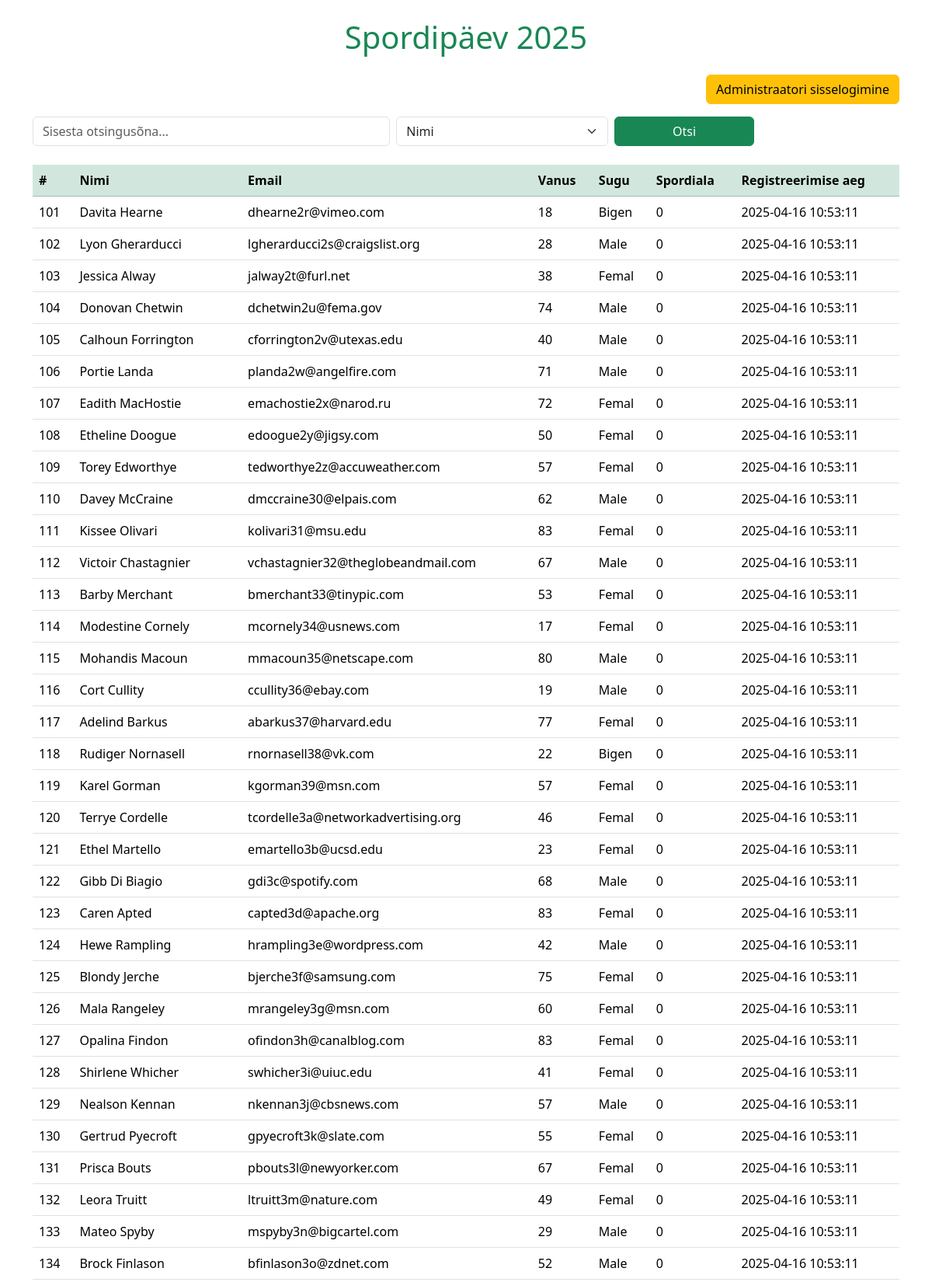
/?page=3 (upper part), run on the app's committed database.
### tables this page shows
CREATE TABLE `sport2025` (
  `id` int(11) NOT NULL,
  `fullname` varchar(50) NOT NULL,
  `email` varchar(50) NOT NULL,
  `age` int(11) NOT NULL,
  `gender` varchar(5) NOT NULL,
  `category` varchar(50) NOT NULL,
  `reg_time` datetime NOT NULL DEFAULT current_timestamp()
);

### index.php (the view, shortened to what this page needs)
<?php include("config.php"); ?>
<!doctype html>
<html lang="et">
<head>
  <link href="https://cdn.jsdelivr.net/npm/bootstrap@5.3.5/dist/css/bootstrap.min.css" rel="stylesheet">
</head>
<body>
  <div class="container py-4">
    <h1 class="mb-4 text-center text-success">Spordipäev 2025</h1>
    <div class="d-flex justify-content-end mb-3">
      <a href="login.php" class="btn btn-warning">Administraatori sisselogimine</a>
    </div>
    <form action="index.php" method="get" class="row g-2 mb-4">
      <div class="col-md-5">
        <input type="text" name="otsi" class="form-control" placeholder="Sisesta otsingusõna...">
      </div>
      <div class="col-md-3">
        <select name="cat" class="form-select">
          <option value="fullname">Nimi</option>
        </select>
      </div>
      <div class="col-md-2">
        <input type="submit" class="btn btn-success w-100" value="Otsi">
      </div>
    </form>
    <table class="table table-hover">
      <thead class="table-success">
        <tr>
          <th>#</th>
          <th>Nimi</th>
          <th>Email</th>
          <th>Vanus</th>
          <th>Sugu</th>
          <th>Spordiala</th>
          <th>Registreerimise aeg</th>
        </tr>
      </thead>
      <tbody>
        <?php
          $uudiseid_lehel = 50;
          $leht = isset($_GET['page']) ? intval($_GET['page']) : 1;
          $start = ($leht - 1) * $uudiseid_lehel;
          if (isset($_GET['otsi']) && !empty($_GET["otsi"])) {
              $s = mysqli_real_escape_string($yhendus, $_GET['otsi']);
              $cat = mysqli_real_escape_string($yhendus, $_GET['cat']);
              echo "<tr><td colspan='7'><strong>Otsingu tulemused fraasile:</strong> " . htmlspecialchars($s) . "</td></tr>";
              $paring = "SELECT * FROM sport2025 WHERE $cat LIKE '%$s%'";
          } else {
              $paring = "SELECT * FROM sport2025 LIMIT $start, $uudiseid_lehel";
          }
          $saada_paring = mysqli_query($yhendus, $paring);
          while ($rida = mysqli_fetch_assoc($saada_paring)) {
              echo "<tr>";
              echo "<td>{$rida['id']}</td>";
              echo "<td>{$rida['fullname']}</td>";
              echo "<td>{$rida['email']}</td>";
              echo "<td>{$rida['age']}</td>";
              echo "<td>{$rida['gender']}</td>";
              echo "<td>{$rida['category']}</td>";
              echo "<td>{$rida['reg_time']}</td>";
              echo "</tr>";
          }
          echo "</tbody></table><div class='d-flex justify-content-center flex-wrap'>";
          echo "</div>";
        ?>
  </div>
</body>
</html>

### data on the page
sport2025: id "101", fullname "Davita Hearne", email "dhearne2r@vimeo.com", age "18", gender "Bigen", category "0", reg_time "2025-04-16 10:53:11"
sport2025: id "102", fullname "Lyon Gherarducci", email "lgherarducci2s@craigslist.org", age "28", gender "Male", category "0", reg_time "2025-04-16 10:53:11"
sport2025: id "103", fullname "Jessica Alway", email "jalway2t@furl.net", age "38", gender "Femal", category "0", reg_time "2025-04-16 10:53:11"
sport2025: id "104", fullname "Donovan Chetwin", email "dchetwin2u@fema.gov", age "74", gender "Male", category "0", reg_time "2025-04-16 10:53:11"
sport2025: id "105", fullname "Calhoun Forrington", email "cforrington2v@utexas.edu", age "40", gender "Male", category "0", reg_time "2025-04-16 10:53:11"
sport2025: id "106", fullname "Portie Landa", email "planda2w@angelfire.com", age "71", gender "Male", category "0", reg_time "2025-04-16 10:53:11"
sport2025: id "107", fullname "Eadith MacHostie", email "emachostie2x@narod.ru", age "72", gender "Femal", category "0", reg_time "2025-04-16 10:53:11"
sport2025: id "108", fullname "Etheline Doogue", email "edoogue2y@jigsy.com", age "50", gender "Femal", category "0", reg_time "2025-04-16 10:53:11"
sport2025: id "109", fullname "Torey Edworthye", email "tedworthye2z@accuweather.com", age "57", gender "Femal", category "0", reg_time "2025-04-16 10:53:11"
sport2025: id "110", fullname "Davey McCraine", email "dmccraine30@elpais.com", age "62", gender "Male", category "0", reg_time "2025-04-16 10:53:11"
sport2025: id "111", fullname "Kissee Olivari", email "kolivari31@msu.edu", age "83", gender "Femal", category "0", reg_time "2025-04-16 10:53:11"
sport2025: id "112", fullname "Victoir Chastagnier", email "vchastagnier32@theglobeandmail.com", age "67", gender "Male", category "0", reg_time "2025-04-16 10:53:11"
sport2025: id "113", fullname "Barby Merchant", email "bmerchant33@tinypic.com", age "53", gender "Femal", category "0", reg_time "2025-04-16 10:53:11"
sport2025: id "114", fullname "Modestine Cornely", email "mcornely34@usnews.com", age "17", gender "Femal", category "0", reg_time "2025-04-16 10:53:11"
sport2025: id "115", fullname "Mohandis Macoun", email "mmacoun35@netscape.com", age "80", gender "Male", category "0", reg_time "2025-04-16 10:53:11"
sport2025: id "116", fullname "Cort Cullity", email "ccullity36@ebay.com", age "19", gender "Male", category "0", reg_time "2025-04-16 10:53:11"
sport2025: id "117", fullname "Adelind Barkus", email "abarkus37@harvard.edu", age "77", gender "Femal", category "0", reg_time "2025-04-16 10:53:11"
sport2025: id "118", fullname "Rudiger Nornasell", email "rnornasell38@vk.com", age "22", gender "Bigen", category "0", reg_time "2025-04-16 10:53:11"
sport2025: id "119", fullname "Karel Gorman", email "kgorman39@msn.com", age "57", gender "Femal", category "0", reg_time "2025-04-16 10:53:11"
sport2025: id "120", fullname "Terrye Cordelle", email "tcordelle3a@networkadvertising.org", age "46", gender "Femal", category "0", reg_time "2025-04-16 10:53:11"
sport2025: id "121", fullname "Ethel Martello", email "emartello3b@ucsd.edu", age "23", gender "Femal", category "0", reg_time "2025-04-16 10:53:11"
sport2025: id "122", fullname "Gibb Di Biagio", email "gdi3c@spotify.com", age "68", gender "Male", category "0", reg_time "2025-04-16 10:53:11"
sport2025: id "123", fullname "Caren Apted", email "capted3d@apache.org", age "83", gender "Femal", category "0", reg_time "2025-04-16 10:53:11"
sport2025: id "124", fullname "Hewe Rampling", email "hrampling3e@wordpress.com", age "42", gender "Male", category "0", reg_time "2025-04-16 10:53:11"
sport2025: id "125", fullname "Blondy Jerche", email "bjerche3f@samsung.com", age "75", gender "Femal", category "0", reg_time "2025-04-16 10:53:11"
sport2025: id "126", fullname "Mala Rangeley", email "mrangeley3g@msn.com", age "60", gender "Femal", category "0", reg_time "2025-04-16 10:53:11"
sport2025: id "127", fullname "Opalina Findon", email "ofindon3h@canalblog.com", age "83", gender "Femal", category "0", reg_time "2025-04-16 10:53:11"
sport2025: id "128", fullname "Shirlene Whicher", email "swhicher3i@uiuc.edu", age "41", gender "Femal", category "0", reg_time "2025-04-16 10:53:11"
sport2025: id "129", fullname "Nealson Kennan", email "nkennan3j@cbsnews.com", age "57", gender "Male", category "0", reg_time "2025-04-16 10:53:11"
sport2025: id "130", fullname "Gertrud Pyecroft", email "gpyecroft3k@slate.com", age "55", gender "Femal", category "0", reg_time "2025-04-16 10:53:11"
sport2025: id "131", fullname "Prisca Bouts", email "pbouts3l@newyorker.com", age "67", gender "Femal", category "0", reg_time "2025-04-16 10:53:11"
sport2025: id "132", fullname "Leora Truitt", email "ltruitt3m@nature.com", age "49", gender "Femal", category "0", reg_time "2025-04-16 10:53:11"
sport2025: id "133", fullname "Mateo Spyby", email "mspyby3n@bigcartel.com", age "29", gender "Male", category "0", reg_time "2025-04-16 10:53:11"
sport2025: id "134", fullname "Brock Finlason", email "bfinlason3o@zdnet.com", age "52", gender "Male", category "0", reg_time "2025-04-16 10:53:11"
